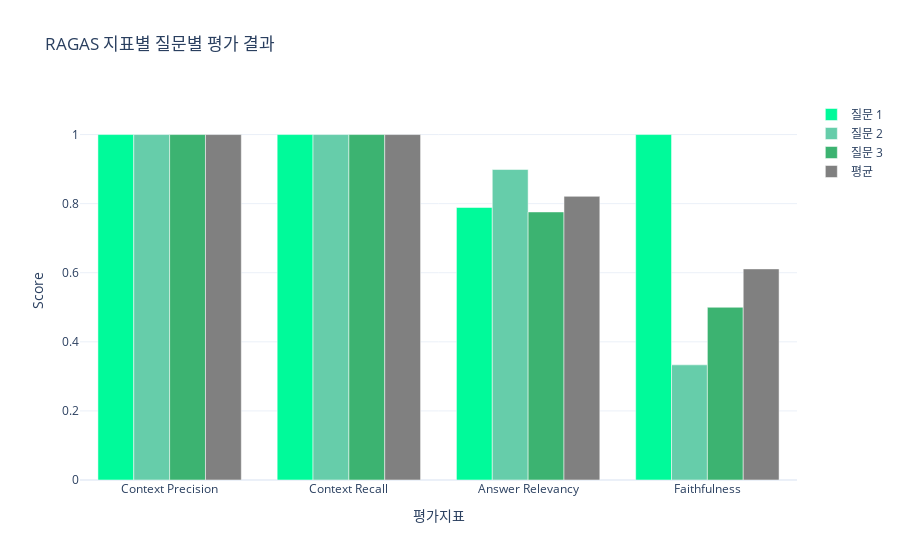

Source (notebook cell):
### Code cell
import plotly.graph_objects as go
import numpy as np

# 평가 항목
metrics = ['Context Precision', 'Context Recall', 'Answer Relevancy', 'Faithfulness']

# 각 질문별 점수
scores_q1 = [result['context_precision'][0], result['context_recall'][0], result['answer_relevancy'][0], result['faithfulness'][0]]
scores_q2 = [result['context_precision'][1], result['context_recall'][1], result['answer_relevancy'][1], result['faithfulness'][1]]
scores_q3 = [result['context_precision'][2], result['context_recall'][2], result['answer_relevancy'][2], result['faithfulness'][2]]

# 평균 계산
means = list(np.mean([scores_q1, scores_q2, scores_q3], axis=0))

# 그래프 그리기
fig = go.Figure(data=[
    go.Bar(name='질문 1', x=metrics, y=scores_q1, marker_color='mediumspringgreen'),
    go.Bar(name='질문 2', x=metrics, y=scores_q2, marker_color='mediumaquamarine'),
    go.Bar(name='질문 3', x=metrics, y=scores_q3, marker_color='mediumseagreen'),
    go.Bar(name='평균', x=metrics, y=means, marker_color='gray')
])

fig.update_layout(
    barmode='group',
    title="RAGAS 지표별 질문별 평가 결과",
    yaxis=dict(title="Score", range=[0, 1.1]),
    xaxis=dict(title="평가지표"),
    template="plotly_white"
)

fig.show()

### Figure 1 — Plotly figure (JSON) as saved in the notebook; plotly's stock layout.template omitted (floating-point values rounded to 4 significant figures)
{"data": [{"marker": {"color": "mediumspringgreen"}, "name": "질문 1", "type": "bar", "x": ["Context Precision", "Context Recall", "Answer Relevancy", "Faithfulness"], "y": [1.0, 1, 0.7889, 1]}, {"marker": {"color": "mediumaquamarine"}, "name": "질문 2", "type": "bar", "x": ["Context Precision", "Context Recall", "Answer Relevancy", "Faithfulness"], "y": [1.0, 1, 0.8987, 0.3333]}, {"marker": {"color": "mediumseagreen"}, "name": "질문 3", "type": "bar", "x": ["Context Precision", "Context Recall", "Answer Relevancy", "Faithfulness"], "y": [1.0, 1, 0.7759, 0.5]}, {"marker": {"color": "gray"}, "name": "평균", "type": "bar", "x": ["Context Precision", "Context Recall", "Answer Relevancy", "Faithfulness"], "y": [1.0, 1, 0.8212, 0.6111]}], "layout": {"barmode": "group", "title": {"text": "RAGAS 지표별 질문별 평가 결과"}, "xaxis": {"title": {"text": "평가지표"}}, "yaxis": {"range": [0, 1.1], "title": {"text": "Score"}}}}
